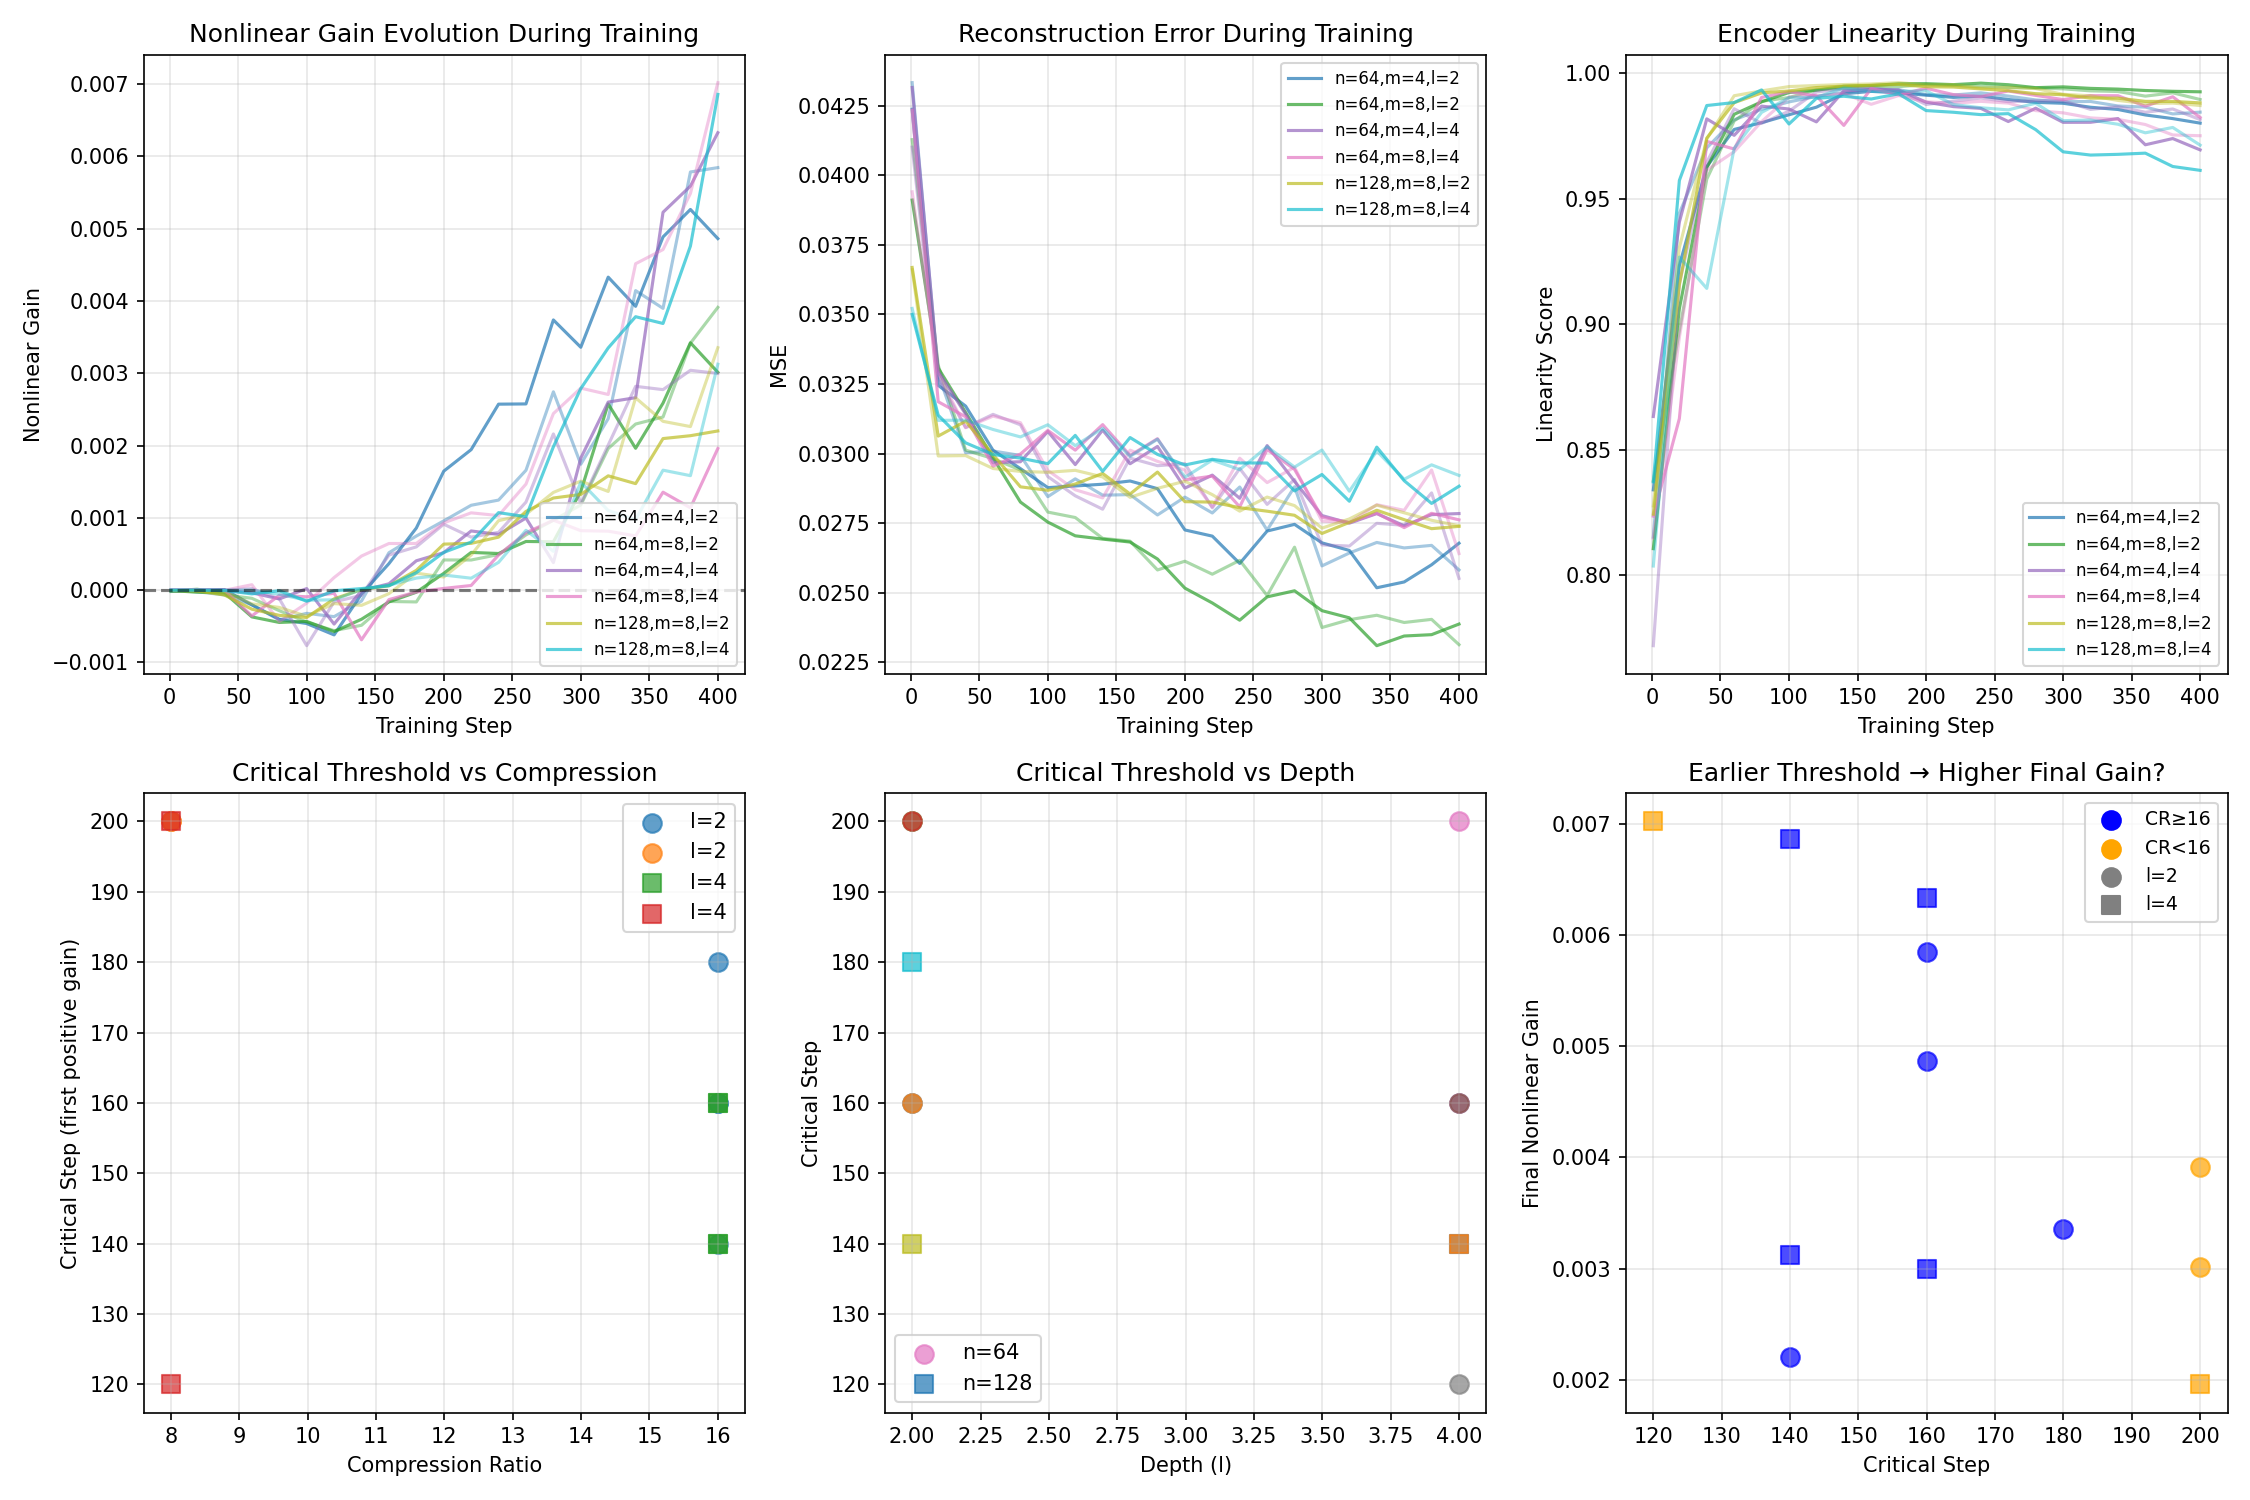

Reproduce this figure in Python.
"""
Experiment 7: Critical Training Threshold for Nonlinear Encoding

Key question: When during training does nonlinear encoding emerge?

Prior findings:
- Exp 5-6: Underfitting causes zero/negative nonlinear gain; proper training reveals strong benefits
- But at what point does the network "switch" from linear to nonlinear encoding?
- Is it a gradual transition or a sharp phase transition?

Design:
- Track nonlinear gain throughout training (checkpoints every N steps)
- Test multiple configurations (depth, compression) to see if thresholds vary
- Look for "switching points" where nonlinear gain becomes positive
- Hypothesis: There's a critical training step where nonlinear encoding emerges
"""

import torch
import torch.nn as nn
import torch.optim as optim
import numpy as np
import matplotlib.pyplot as plt
from tqdm import tqdm
import json
import os

device = torch.device('cuda' if torch.cuda.is_available() else 'cpu')
print(f"Using device: {device}")

OUTPUT_DIR = "/Users/williamcuozzo/Desktop/ai_projects/nonlinear_features/results_2026-02-26_2340/experiment_7"


class Autoencoder(nn.Module):
    def __init__(self, n: int, m: int, l: int, activation=nn.ReLU):
        super().__init__()
        self.n = n
        self.m = m
        self.l = l

        encoder_layers = []
        for i in range(l):
            encoder_layers.append(nn.Linear(n, n))
            encoder_layers.append(activation())
        encoder_layers.append(nn.Linear(n, m))
        self.encoder = nn.Sequential(*encoder_layers)

        decoder_layers = []
        decoder_layers.append(nn.Linear(m, n))
        decoder_layers.append(activation())
        for i in range(l - 1):
            decoder_layers.append(nn.Linear(n, n))
            decoder_layers.append(activation())
        if l > 0:
            decoder_layers.append(nn.Linear(n, n))
        self.decoder = nn.Sequential(*decoder_layers)

    def encode(self, x):
        return self.encoder(x)

    def decode(self, z):
        return self.decoder(z)

    def forward(self, x):
        z = self.encode(x)
        return self.decode(z), z


def generate_sparse_data(n_samples: int, n_features: int, sparsity: float = 0.1) -> torch.Tensor:
    mask = (torch.rand(n_samples, n_features) < sparsity).float()
    values = torch.rand(n_samples, n_features)
    return (mask * values).to(device)


def measure_encoding_linearity(model, n_samples=500, sparsity=0.1):
    """Measure linearity metrics for the encoder."""
    model.eval()

    with torch.no_grad():
        x = generate_sparse_data(n_samples, model.n, sparsity)
        z = model.encode(x)

        # Fit best linear approximation
        x_with_bias = torch.cat([x, torch.ones(n_samples, 1, device=device)], dim=1)
        W_linear = torch.linalg.lstsq(x_with_bias, z).solution
        z_linear = x_with_bias @ W_linear

        # Linearity score
        z_var = z.var(dim=0).sum()
        residual_var = (z - z_linear).var(dim=0).sum()
        linearity_score = 1 - (residual_var / (z_var + 1e-8)).item()

        # Reconstruction comparison
        x_recon_full, _ = model(x)
        x_recon_linear = model.decode(z_linear)

        mse_full = nn.functional.mse_loss(x_recon_full, x).item()
        mse_linear = nn.functional.mse_loss(x_recon_linear, x).item()
        nonlinear_gain = (mse_linear - mse_full) / (mse_linear + 1e-8)

    model.train()
    return {
        'linearity_score': linearity_score,
        'mse_full': mse_full,
        'mse_linear': mse_linear,
        'nonlinear_gain': nonlinear_gain
    }


def measure_latent_stats(model, n_samples=500, sparsity=0.1):
    """Measure latent space statistics."""
    model.eval()

    with torch.no_grad():
        x = generate_sparse_data(n_samples, model.n, sparsity)
        z = model.encode(x)

        variances = z.var(dim=0).cpu().numpy()
        total_var = variances.sum()
        top1_var = variances.max() / (total_var + 1e-8)

        eff_dim = (total_var ** 2) / ((variances ** 2).sum() + 1e-8)
        eff_dim_ratio = eff_dim / model.m

    model.train()
    return {
        'top1_var': top1_var,
        'eff_dim_ratio': eff_dim_ratio
    }


def train_with_checkpoints(model, total_steps, checkpoint_interval, batch_size=256, sparsity=0.1, lr=1e-3):
    """Train model and measure metrics at regular checkpoints."""
    optimizer = optim.Adam(model.parameters(), lr=lr)

    checkpoints = []
    losses = []

    for step in range(total_steps):
        x = generate_sparse_data(batch_size, model.n, sparsity)
        optimizer.zero_grad()
        x_recon, z = model(x)
        loss = nn.functional.mse_loss(x_recon, x)
        loss.backward()
        optimizer.step()
        losses.append(loss.item())

        # Checkpoint at regular intervals
        if (step + 1) % checkpoint_interval == 0 or step == 0:
            metrics = measure_encoding_linearity(model, sparsity=sparsity)
            latent_stats = measure_latent_stats(model, sparsity=sparsity)

            checkpoint = {
                'step': step + 1,
                'loss': np.mean(losses[-min(10, len(losses)):]),
                **metrics,
                **latent_stats
            }
            checkpoints.append(checkpoint)

    return checkpoints


def find_critical_threshold(checkpoints):
    """Find the step where nonlinear gain becomes consistently positive."""
    gains = [c['nonlinear_gain'] for c in checkpoints]
    steps = [c['step'] for c in checkpoints]

    # Find first point where gain > 0 and stays positive
    critical_step = None
    for i, (step, gain) in enumerate(zip(steps, gains)):
        if gain > 0:
            # Check if it stays positive (at least for a few more steps)
            remaining = gains[i:]
            if len(remaining) >= 3 and np.mean(remaining[:3]) > 0:
                critical_step = step
                break
            elif len(remaining) < 3 and np.mean(remaining) > 0:
                critical_step = step
                break

    return critical_step


def run_experiment():
    """Main experiment: track nonlinear gain evolution during training."""

    # Test configurations: vary depth and compression
    configs = [
        {'n': 64, 'm': 4, 'l': 2},   # High compression, moderate depth
        {'n': 64, 'm': 8, 'l': 2},   # Moderate compression, moderate depth
        {'n': 64, 'm': 4, 'l': 4},   # High compression, deeper
        {'n': 64, 'm': 8, 'l': 4},   # Moderate compression, deeper
        {'n': 128, 'm': 8, 'l': 2},  # Larger n, high compression
        {'n': 128, 'm': 8, 'l': 4},  # Larger n, deeper
    ]

    sparsity = 0.1
    total_steps = 400
    checkpoint_interval = 20  # Measure every 20 steps
    n_seeds = 2

    all_results = []

    print("=" * 60)
    print("Experiment 7: Critical Training Threshold")
    print("=" * 60)
    print(f"Configs: {len(configs)}")
    print(f"Total steps: {total_steps}, Checkpoint interval: {checkpoint_interval}")
    print(f"Seeds: {n_seeds}")
    print("=" * 60)

    for config in configs:
        n, m, l = config['n'], config['m'], config['l']
        compression_ratio = n // m

        print(f"\n--- Config: n={n}, m={m}, l={l}, CR={compression_ratio} ---")

        for seed in range(n_seeds):
            torch.manual_seed(42 + seed)
            np.random.seed(42 + seed)

            model = Autoencoder(n, m, l).to(device)
            n_params = sum(p.numel() for p in model.parameters())

            checkpoints = train_with_checkpoints(
                model, total_steps, checkpoint_interval, sparsity=sparsity
            )

            critical_step = find_critical_threshold(checkpoints)
            final_gain = checkpoints[-1]['nonlinear_gain']

            result = {
                'n': n,
                'm': m,
                'l': l,
                'compression_ratio': compression_ratio,
                'seed': seed,
                'n_params': n_params,
                'critical_step': critical_step,
                'final_nonlinear_gain': final_gain,
                'checkpoints': checkpoints
            }
            all_results.append(result)

            status = f"step {critical_step}" if critical_step else "never"
            print(f"  Seed {seed}: critical threshold @ {status}, "
                  f"final gain={final_gain:.6f}")

    return all_results


def analyze_and_plot(results):
    """Analyze results and create visualizations."""

    print("\n" + "=" * 60)
    print("ANALYSIS")
    print("=" * 60)

    # Create visualization
    fig, axes = plt.subplots(2, 3, figsize=(15, 10))

    # Plot 1: Nonlinear gain trajectories by config
    ax = axes[0, 0]
    colors = plt.cm.tab10(np.linspace(0, 1, len(results) // 2))
    config_idx = {}

    for i, result in enumerate(results):
        config_key = f"n={result['n']},m={result['m']},l={result['l']}"
        if config_key not in config_idx:
            config_idx[config_key] = len(config_idx)

        color = colors[config_idx[config_key]]
        steps = [c['step'] for c in result['checkpoints']]
        gains = [c['nonlinear_gain'] for c in result['checkpoints']]

        alpha = 0.7 if result['seed'] == 0 else 0.4
        ax.plot(steps, gains, color=color, alpha=alpha,
                label=config_key if result['seed'] == 0 else None)

    ax.axhline(y=0, color='k', linestyle='--', alpha=0.5)
    ax.set_xlabel('Training Step')
    ax.set_ylabel('Nonlinear Gain')
    ax.set_title('Nonlinear Gain Evolution During Training')
    ax.legend(fontsize=8, loc='lower right')
    ax.grid(True, alpha=0.3)

    # Plot 2: MSE trajectories
    ax = axes[0, 1]
    for i, result in enumerate(results):
        config_key = f"n={result['n']},m={result['m']},l={result['l']}"
        color = colors[config_idx[config_key]]
        steps = [c['step'] for c in result['checkpoints']]
        mse = [c['mse_full'] for c in result['checkpoints']]

        alpha = 0.7 if result['seed'] == 0 else 0.4
        ax.plot(steps, mse, color=color, alpha=alpha,
                label=config_key if result['seed'] == 0 else None)

    ax.set_xlabel('Training Step')
    ax.set_ylabel('MSE')
    ax.set_title('Reconstruction Error During Training')
    ax.legend(fontsize=8, loc='upper right')
    ax.grid(True, alpha=0.3)

    # Plot 3: Linearity score evolution
    ax = axes[0, 2]
    for i, result in enumerate(results):
        config_key = f"n={result['n']},m={result['m']},l={result['l']}"
        color = colors[config_idx[config_key]]
        steps = [c['step'] for c in result['checkpoints']]
        linearity = [c['linearity_score'] for c in result['checkpoints']]

        alpha = 0.7 if result['seed'] == 0 else 0.4
        ax.plot(steps, linearity, color=color, alpha=alpha,
                label=config_key if result['seed'] == 0 else None)

    ax.set_xlabel('Training Step')
    ax.set_ylabel('Linearity Score')
    ax.set_title('Encoder Linearity During Training')
    ax.legend(fontsize=8, loc='lower right')
    ax.grid(True, alpha=0.3)

    # Plot 4: Critical threshold vs compression
    ax = axes[1, 0]
    critical_data = {}
    for result in results:
        key = (result['compression_ratio'], result['l'])
        if key not in critical_data:
            critical_data[key] = []
        if result['critical_step'] is not None:
            critical_data[key].append(result['critical_step'])

    for (cr, l), steps in critical_data.items():
        if steps:
            ax.scatter([cr] * len(steps), steps, s=80, alpha=0.7,
                      label=f"l={l}", marker='o' if l == 2 else 's')

    ax.set_xlabel('Compression Ratio')
    ax.set_ylabel('Critical Step (first positive gain)')
    ax.set_title('Critical Threshold vs Compression')
    ax.legend()
    ax.grid(True, alpha=0.3)

    # Plot 5: Critical threshold vs depth
    ax = axes[1, 1]
    for result in results:
        if result['critical_step'] is not None:
            marker = 'o' if result['n'] == 64 else 's'
            ax.scatter(result['l'], result['critical_step'],
                      s=80, alpha=0.7, marker=marker,
                      label=f"n={result['n']}" if result['seed'] == 0 else None)

    ax.set_xlabel('Depth (l)')
    ax.set_ylabel('Critical Step')
    ax.set_title('Critical Threshold vs Depth')
    ax.grid(True, alpha=0.3)
    # Remove duplicate labels
    handles, labels = ax.get_legend_handles_labels()
    by_label = dict(zip(labels, handles))
    ax.legend(by_label.values(), by_label.keys())

    # Plot 6: Final gain vs critical step
    ax = axes[1, 2]
    for result in results:
        if result['critical_step'] is not None:
            cr = result['compression_ratio']
            color = 'blue' if cr >= 16 else 'orange'
            ax.scatter(result['critical_step'], result['final_nonlinear_gain'],
                      s=80, alpha=0.7, color=color,
                      marker='o' if result['l'] == 2 else 's')

    # Add legend for colors
    ax.scatter([], [], color='blue', s=80, label='CR≥16')
    ax.scatter([], [], color='orange', s=80, label='CR<16')
    ax.scatter([], [], marker='o', color='gray', s=80, label='l=2')
    ax.scatter([], [], marker='s', color='gray', s=80, label='l=4')

    ax.set_xlabel('Critical Step')
    ax.set_ylabel('Final Nonlinear Gain')
    ax.set_title('Earlier Threshold → Higher Final Gain?')
    ax.legend(fontsize=9)
    ax.grid(True, alpha=0.3)

    plt.tight_layout()
    plt.savefig(f'{OUTPUT_DIR}/critical_threshold.png', dpi=150)
    plt.close()
    print(f"\nSaved plot to {OUTPUT_DIR}/critical_threshold.png")

    # Compute statistics
    stats = {}

    # Critical thresholds by config type
    thresholds = [r['critical_step'] for r in results if r['critical_step'] is not None]
    stats['mean_critical_step'] = np.mean(thresholds) if thresholds else None
    stats['std_critical_step'] = np.std(thresholds) if thresholds else None
    stats['min_critical_step'] = np.min(thresholds) if thresholds else None
    stats['max_critical_step'] = np.max(thresholds) if thresholds else None

    # Configs that never reached positive gain
    never_positive = [r for r in results if r['critical_step'] is None]
    stats['configs_never_positive'] = len(never_positive)

    # Correlation between critical step and final gain
    valid = [(r['critical_step'], r['final_nonlinear_gain'])
             for r in results if r['critical_step'] is not None]
    if len(valid) >= 3:
        steps, gains = zip(*valid)
        stats['corr_threshold_vs_final'] = np.corrcoef(steps, gains)[0, 1]

    # By depth
    for l in [2, 4]:
        subset = [r for r in results if r['l'] == l and r['critical_step'] is not None]
        if subset:
            stats[f'l={l}_mean_threshold'] = np.mean([r['critical_step'] for r in subset])
            stats[f'l={l}_mean_final_gain'] = np.mean([r['final_nonlinear_gain'] for r in subset])

    print("\n" + "=" * 60)
    print("KEY STATISTICS")
    print("=" * 60)
    for k, v in stats.items():
        if v is not None and isinstance(v, float):
            print(f"  {k}: {v:.4f}")
        else:
            print(f"  {k}: {v}")

    # Summary by config
    print("\n" + "=" * 60)
    print("SUMMARY BY CONFIG")
    print("=" * 60)

    config_summary = {}
    for result in results:
        key = f"n={result['n']}, m={result['m']}, l={result['l']}"
        if key not in config_summary:
            config_summary[key] = {
                'critical_steps': [],
                'final_gains': [],
                'compression_ratio': result['compression_ratio']
            }
        if result['critical_step'] is not None:
            config_summary[key]['critical_steps'].append(result['critical_step'])
        config_summary[key]['final_gains'].append(result['final_nonlinear_gain'])

    for key, data in sorted(config_summary.items()):
        cr = data['compression_ratio']
        avg_thresh = np.mean(data['critical_steps']) if data['critical_steps'] else "N/A"
        avg_gain = np.mean(data['final_gains'])
        thresh_str = f"{avg_thresh:.0f}" if isinstance(avg_thresh, float) else avg_thresh
        print(f"  {key} (CR={cr}): threshold={thresh_str}, final_gain={avg_gain:.6f}")

    # Save results
    def make_serializable(obj):
        """Convert numpy types to native Python types."""
        if isinstance(obj, (np.floating, np.float32, np.float64)):
            return float(obj)
        elif isinstance(obj, (np.integer, np.int32, np.int64)):
            return int(obj)
        elif isinstance(obj, dict):
            return {k: make_serializable(v) for k, v in obj.items()}
        elif isinstance(obj, list):
            return [make_serializable(v) for v in obj]
        return obj

    serializable_results = make_serializable(results)

    with open(f'{OUTPUT_DIR}/results.json', 'w') as f:
        json.dump({
            'results': serializable_results,
            'stats': {k: float(v) if isinstance(v, (np.floating, float)) else v
                     for k, v in stats.items() if v is not None}
        }, f, indent=2)
    print(f"\nSaved results to {OUTPUT_DIR}/results.json")

    return stats, config_summary


if __name__ == "__main__":
    results = run_experiment()
    stats, config_summary = analyze_and_plot(results)
